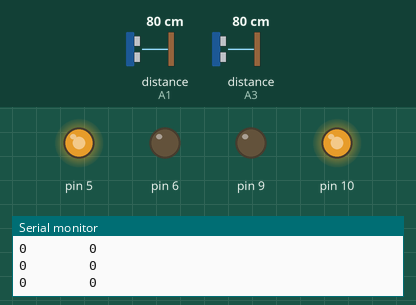
Bench run of a sketch on a simulated Arduino Uno, built with avr-gcc and run on an emulated ATmega328P. Shown: output pins drawn as LEDs (lit = HIGH), the last lines printed to the serial monitor. Dashed ring = blinking. Inputs (shaded band) come from the test bench; at power-on: distance to the obstacle (sensors on A1, A3) 80 cm.

Above: at 1.2 s.
1.3 s: distance to the obstacle (sensor on A1) set to 43 cm
4.3 s: distance to the obstacle (sensor on A1) set to 35 cm
At 4.54 s:
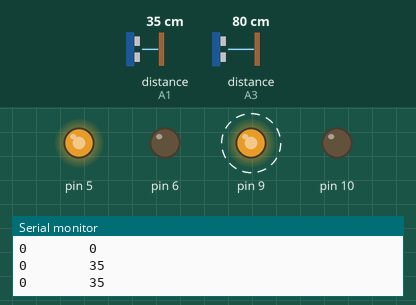
7.3 s: distance to the obstacle (sensor on A3) set to 16 cm
10.3 s: distance to the obstacle (sensor on A3) set to 13 cm
At 11.0 s:
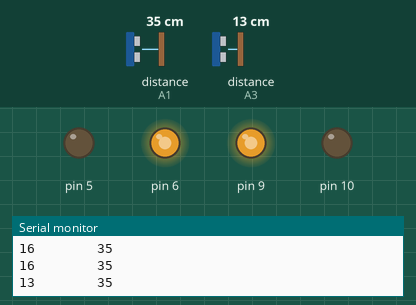
Timing chart, 0 to 13.3 s (numbered marks = the images above; inputs shaded):
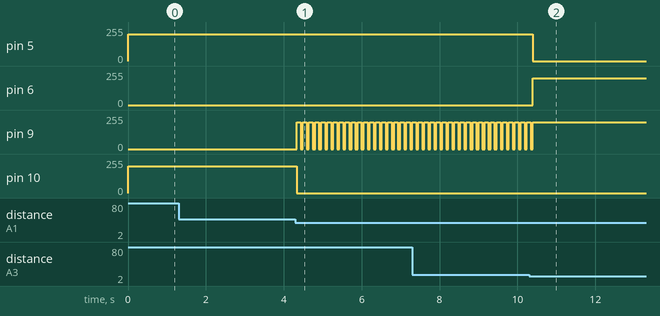

The sketch:

wall_follower.ino
```cpp
#include <NewPing.h>
NewPing frontping ( A2 , A3 , 40 );
NewPing rightping ( A0 , A1 , 40 );

int fdis , rdis ;

void setup() {
  pinMode(5, OUTPUT);
  pinMode(6, OUTPUT);
  pinMode(9, OUTPUT);
  pinMode(10, OUTPUT);
  Serial.begin(9600);
  motorstop();
}

void loop() {
  // put your main code here, to run repeatedly:
  fdis = frontping.ping_cm() ;
  rdis = rightping.ping_cm() ;
  Serial.print (fdis);
  Serial.print ("        ");
  Serial.println(rdis);


  if ( (fdis < 1) && (rdis > 0 ))
  {
    motorF();
    delay(100);
    if (rdis > 15) motorR();
    if (rdis < 10) motorL();
  }
   if ( (fdis >= 15) && (rdis > 0 ))
  {
    motorF();
    delay(100);
    if (rdis > 15) motorR();
    if (rdis < 10) motorL();
  }

  if ( (fdis < 1) && (rdis < 1 ))
  {
    motorTR();
    delay(200);
    motorstop();
  }
  if ( (fdis > 0) && (fdis < 15 ))
  {
    motorTL();
    delay(800);
    motorstop();
  }


  motorstop();
}

void motorF()
{
  analogWrite(5, 200);
  analogWrite(6, 0);
  analogWrite(9, 200);
  analogWrite(10, 0);
}

void motorstop()
{
  analogWrite(5, 0);
  analogWrite(6, 0);
  analogWrite(9, 0);
  analogWrite(10, 0);
}
void motorR()
{
  analogWrite(5, 200);
  analogWrite(6, 0);
  analogWrite(9, 0);
  analogWrite(10, 0);
  delay(50);
}
void motorL()
{
  analogWrite(5, 0);
  analogWrite(6, 0);
  analogWrite(9, 200);
  analogWrite(10, 0);
  delay(50);
}
void motorTL()
{
  analogWrite(5, 0);
  analogWrite(6, 200);
  analogWrite(9, 200);
  analogWrite(10, 0);
}
void motorTR()
{
  analogWrite(5, 200);
  analogWrite(6, 0);
  analogWrite(9, 0);
  analogWrite(10, 200);
}
```

Measured:
- the behaviour switches between 41 and 40 cm on distance to the obstacle (sensor on A1) (found by bisection; images 0 and 1)
- the behaviour switches between 15 and 14 cm on distance to the obstacle (sensor on A3) (found by bisection; images 1 and 2)
- after the input at 4.3 s, pin 9: alternates 200/255 for 0.10 s and 0/255 for 0.06 s, starting at once; pin 10: 200/255 → 0/255 at once
- after the input at 10.3 s, pin 5: 200/255 → 0/255 after 0.09 s; pin 6: 0/255 → 200/255 after 0.09 s; pin 9: goes on until 10.4 s, then stays 200/255
